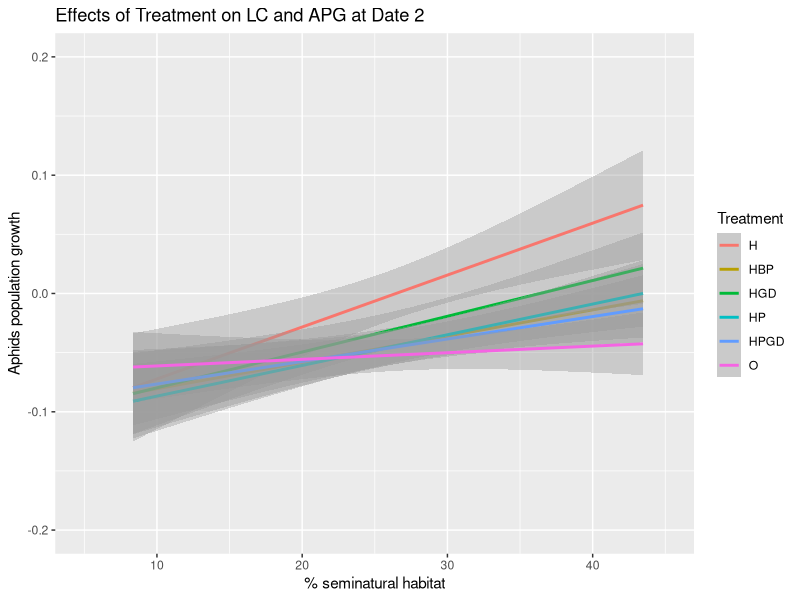
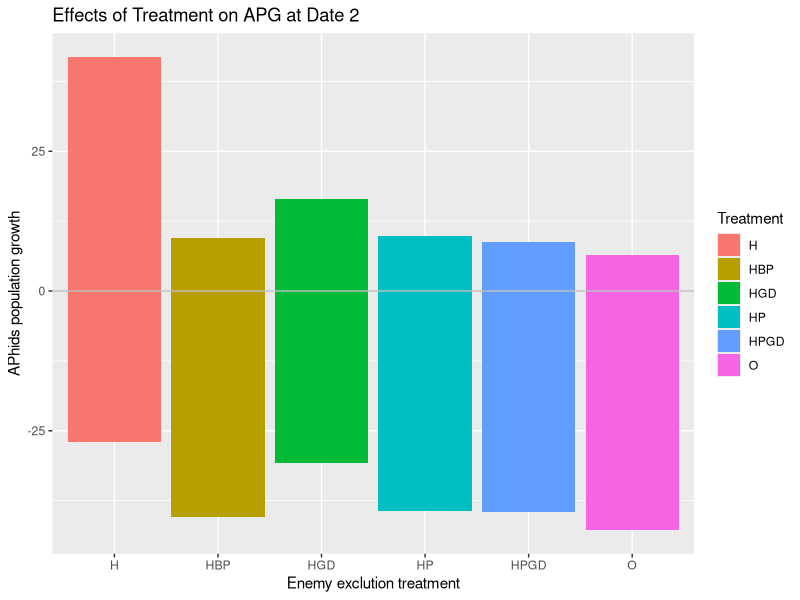

Write R code to recreate these figures, in order.
#Date2_population growth and seminatural habitat
#import data file
library(readr)
Data1 <- read.table("Project data.csv", header = TRUE, dec = ",", sep =";")

####dataframe for sampling date2
DATE2 <- Data1[Data1$Date == "2", ]
DATE2_700 <- subset(DATE2, DATE2$BUFF_DIST == "700")

###############line graph################
#calculate the aphids population growth at date1
logNaphids_D2_line <- log(DATE2_700$aphid_live+1) - log(DATE2_700$aphidsinoculated_init+1) 
APG_D2_line <- logNaphids_D2_line/20

#dataframe for seminatural habitat and aphids population growth at date1 
DATE2APG_line <- data.frame(DATE2_700,APG_D2_line)

#barplot for % Seminatural habitat and APhid population growth
library(ggplot2)
Line_APGD2 <- ggplot(DATE2APG_line, aes(x = Pt.seminatural, y = APG_D2_line, color = Treatment))
Line_APGD2 <- Line_APGD2 + labs(x= "% seminatural habitat", y="Aphids population growth", title = "Effects of Treatment on LC and APG at Date 2")
# for scatter plot: use geom_point()
Line_APGD2 <- Line_APGD2 + geom_smooth(method = "lm")
Line_APGD2 <- Line_APGD2 +xlim(5,45) +ylim(-0.2 , 0.2)
print(Line_APGD2)

###############Bar graph######################
#calculate the aphids population growth at date1
logNaphids_D2_bar <- log(DATE2$aphid_live+1) - log(DATE2$aphidsinoculated_init+1) 
APG_D2_bar <- logNaphids_D2_bar/20

#dataframe for seminatural habitat and aphids population growth at date1 
DATE2APG_bar <- data.frame(DATE2,APG_D2_bar)

#plot
Bar_APGD2 <- ggplot(DATE2APG_bar, aes(x = Treatment, y = APG_D2_bar, fill = Treatment))
Bar_APGD2 <- Bar_APGD2 + geom_bar(stat = "identity")
Bar_APGD2 <- Bar_APGD2 + labs(x= "Enemy exclution treatment", y="APhids population growth", title = "Effects of Treatment on APG at Date 2")
Bar_APGD2 <- Bar_APGD2 + geom_hline(yintercept=0, colour="grey") 
plot(Bar_APGD2)


